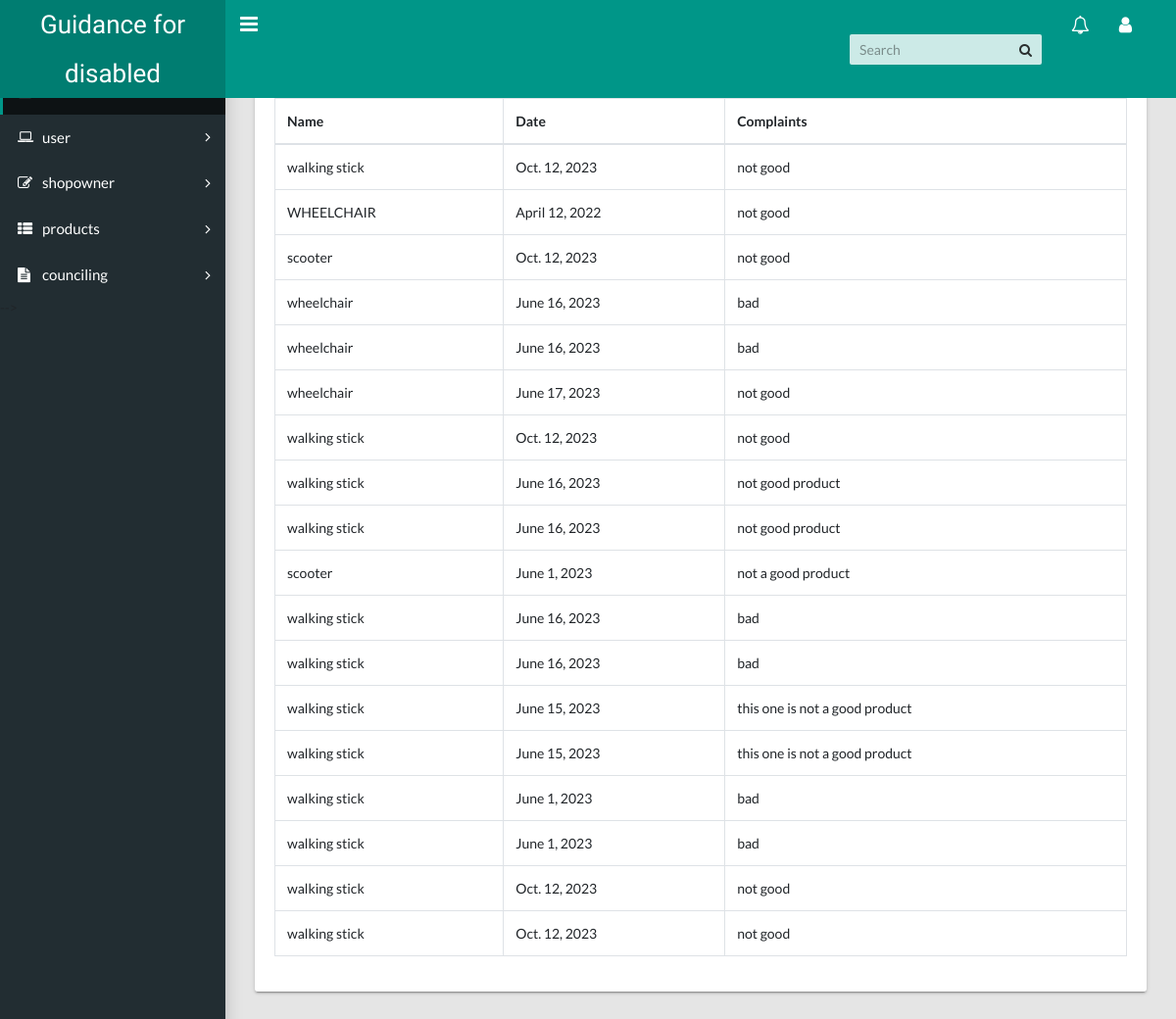
Page /admin_view_complaints on the committed database.
### disabled/models.py (models this page shows, shortened)
class complaints(models.Model):
    name=models.CharField(max_length=30)
    complaints=models.CharField(max_length=500)
    date=models.DateField(max_length=20)
    replay=models.CharField(max_length=500,default='No replay')
    user_id=models.ForeignKey(userreg,on_delete=models.CASCADE)
    status=models.CharField(max_length=20)

### disabled/views.py (the view)
# urls.py: path("admin_view_complaints",views.admin_view_complaints,name="admin_view_complaints"),
def admin_view_complaints(request):
    data=complaints.objects.all()
    return render(request,'complaints.html',{'data':data})

### disabled/templates/complaints.html (shortened to what this page needs)
<!DOCTYPE html>
<html lang="en">
  <head>
    <link rel="stylesheet" type="text/css" href="../static/css/main.css">
    <link rel="stylesheet" type="text/css" href="https://maxcdn.bootstrapcdn.com/font-awesome/4.7.0/css/font-awesome.min.css">
  </head>
  <body class="app sidebar-mini">
    <header class="app-header"><a class="app-header__logo" href="index.html">Guidance for disabled</a>
      <a class="app-sidebar__toggle" href="#" data-toggle="sidebar" aria-label="Hide Sidebar"></a>
      <ul class="app-nav">
        <li class="app-search">
          <input class="app-search__input" type="search" placeholder="Search">
          <button class="app-search__button"><i class="fa fa-search"></i></button>
        </li>
        <li class="dropdown"><a class="app-nav__item" href="#" data-toggle="dropdown" aria-label="Show notifications"><i class="fa fa-bell-o fa-lg"></i></a>
        </li>
        <li class="dropdown"><a class="app-nav__item" href="#" data-toggle="dropdown" aria-label="Open Profile Menu"><i class="fa fa-user fa-lg"></i></a>
        </li>
      </ul>
    </header>
    <aside class="app-sidebar">
      <ul class="app-menu">
        <li><a class="app-menu__item active" href="{% url 'admin_dashboard' %}"><span class="app-menu__label">Dashboard</span></a></li>
        <li class="treeview"><a class="app-menu__item" href="#" data-toggle="treeview"><i class="app-menu__icon fa fa-laptop"></i><span class="app-menu__label">user</span><i class="treeview-indicator fa fa-angle-right"></i></a>
        </li>
        <li class="treeview"><a class="app-menu__item" href="#" data-toggle="treeview"><i class="app-menu__icon fa fa-edit"></i><span class="app-menu__label">shopowner</span><i class="treeview-indicator fa fa-angle-right"></i></a>
        </li>
        <li class="treeview"><a class="app-menu__item" href="#" data-toggle="treeview"><i class="app-menu__icon fa fa-th-list"></i><span class="app-menu__label">products</span><i class="treeview-indicator fa fa-angle-right"></i></a>
        </li>
        <li class="treeview"><a class="app-menu__item" href="#" data-toggle="treeview"><i class="app-menu__icon fa fa-file-text"></i><span class="app-menu__label">counciling</span><i class="treeview-indicator fa fa-angle-right"></i></a>
        </li>
    </aside>
    <main class="app-content">
        <div class="row">
          <div class="col-md-12">
            <div class="tile">
              <div class="tile-body">
                <div class="table-responsive">
                  <table class="table table-hover table-bordered" id="sampleTable">
                    <thead>
                      <tr>
                        <th>Name</th>
                         <th>Date</th>
                        <th>Complaints</th>
                      </tr>
                    </thead>
                    <tbody>
                      {% for i in data %}
                      <tr>
                        <td>{{i.name}}</td>
                        <td>{{i.date}}</td>
                        <td>{{i.complaints}}</td>
                      </tr>
                      {% endfor %}
                    </tbody>
                  </table>
                </div>
              </div>
            </div>
          </div>
        </div>
      </main>
  </body>
</html>

### rows in the picture
complaints: name "walking stick", date "Oct. 12, 2023", complaints "not good"
complaints: name "WHEELCHAIR", date "April 12, 2022", complaints "not good"
complaints: name "scooter", date "Oct. 12, 2023", complaints "not good"
complaints: name "wheelchair", date "June 16, 2023", complaints "bad"
complaints: name "wheelchair", date "June 16, 2023", complaints "bad"
complaints: name "wheelchair", date "June 17, 2023", complaints "not good"
complaints: name "walking stick", date "Oct. 12, 2023", complaints "not good"
complaints: name "walking stick", date "June 16, 2023", complaints "not good product"
complaints: name "walking stick", date "June 16, 2023", complaints "not good product"
complaints: name "scooter", date "June 1, 2023", complaints "not a good product"
complaints: name "walking stick", date "June 16, 2023", complaints "bad"
complaints: name "walking stick", date "June 16, 2023", complaints "bad"
complaints: name "walking stick", date "June 15, 2023", complaints "this one is not a good product"
complaints: name "walking stick", date "June 15, 2023", complaints "this one is not a good product"
complaints: name "walking stick", date "June 1, 2023", complaints "bad"
complaints: name "walking stick", date "June 1, 2023", complaints "bad"
complaints: name "walking stick", date "Oct. 12, 2023", complaints "not good"
complaints: name "walking stick", date "Oct. 12, 2023", complaints "not good"
